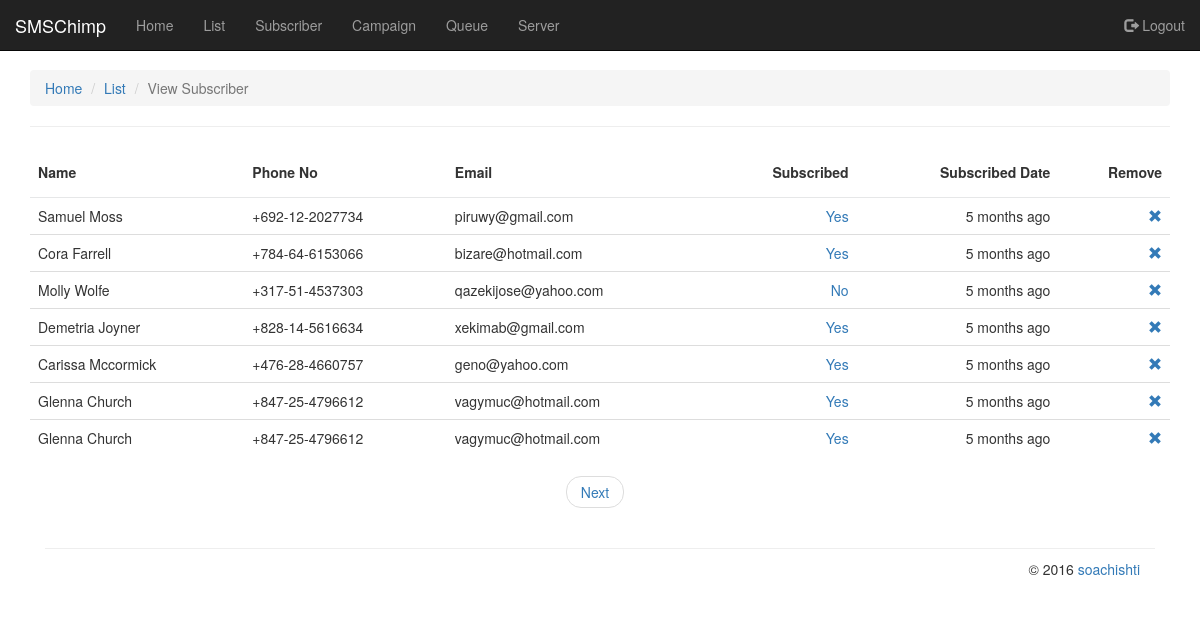
/viewsubscriber?id=21 (signed in), run on the app's committed database.
### tables this page shows
CREATE TABLE IF NOT EXISTS `listsubscriber` (
  `ls_id` int(11) NOT NULL AUTO_INCREMENT,
  `l_id` int(11) DEFAULT NULL,
  `name` varchar(45) DEFAULT NULL,
  `phone_no` varchar(45) DEFAULT NULL,
  `email` varchar(45) DEFAULT NULL,
  `other_attributes` text,
  `is_subscribe` enum('Yes','No','','') DEFAULT 'Yes',
  `datetime` datetime DEFAULT CURRENT_TIMESTAMP,
  PRIMARY KEY (`ls_id`),
  KEY `fk_list_idx` (`l_id`)
);

### PrettyDateTime.php (called while the page is built, shortened)
<?php
class PrettyDateTime
{
    private static function prettyFormat($difference, $unit)
    {
        $prepend = ($difference < 0) ? 'In ' : '';
        $append = ($difference > 0) ? ' ago' : '';
        $difference = floor(abs($difference));
        if ($difference > 1) {
            $unit = $unit . 's';
        }
        return sprintf('%s%d %s%s', $prepend, $difference, $unit, $append);
    }
    public static function parse(\DateTime $dateTime, \DateTime $reference = null)
    {
        if (!$reference) {
            $reference = new \DateTime(NULL, new \DateTimeZone($dateTime->getTimezone()->getName()));
        }
        $difference = $reference->format('U') - $dateTime->format('U');
        $absDiff = abs($difference);
        $date = $dateTime->format('Y/m/d');
        $yesterday = clone $reference;
        $yesterday->modify('- 1 day');
        $tomorrow = clone $reference;
        $tomorrow->modify('+ 1 day');
        if ($yesterday->format('Y/m/d') == $date) {
            return 'Yesterday';
        } else if ($tomorrow->format('Y/m/d') == $date) {
            return 'Tomorrow';
        } else if ($absDiff / self::DAY <= 7) {
            return self::prettyFormat($difference / self::DAY, 'day');
        } else if ($absDiff / self::WEEK <= 5) {
            return self::prettyFormat($difference / self::WEEK, 'week');
        } else if ($absDiff / self::MONTH < 12) {
            return self::prettyFormat($difference / self::MONTH, 'month');
        }
        return self::prettyFormat($difference / self::YEAR, 'year');
    }
}

### view/viewsubscriber.php (the view, shortened to what this page needs)
<ol class="breadcrumb">
  <li><a href="index">Home</a></li>
  <li><a href="list">List</a></li>
  <li class="active">View Subscriber</li>
</ol><hr />
<?php
$query = sprintf("SELECT COUNT(*) AS count FROM `listsubscriber` JOIN list USING (l_id) WHERE m_id='%d' AND l_id='%d'",
        $_SESSION['logged_user']['m_id'],
        $_GET['id']
    );
$totalData = $mysqli->query($query)->fetch_assoc()['count'];
$dataPerPage = 7;
$pagi = new Pagination($totalData, $dataPerPage, 'page');
$dataLimit = $pagi->getDataLimit();
$query = sprintf("SELECT ls.*, l.m_id FROM `listsubscriber` AS `ls` JOIN list AS `l` USING (l_id) WHERE m_id='%d' AND l_id='%d' LIMIT %d, %d",
        $_SESSION['logged_user']['m_id'],
        $_GET['id'],
        $dataLimit['start'],
        $dataLimit['end']);
if ($result = $mysqli->query($query)) {
    if ($result->num_rows == 0):
        info("No Record to show");
    else:
?>
<table class="table table-hover">
  <thead>
    <tr>
      <th>Name</th>
      <th>Phone No</th>
      <th>Email</th>
      <th class="align_right">Subscribed</th>
      <th class="align_right">Subscribed Date</th>
      <th class="align_right">Remove</th>
    </tr>
  </thead>
  <tbody>
<?php while ($row = $result->fetch_assoc()) : ?>
    <tr>
      <td><?php echo $row['name'] ?></td>
      <td><?php echo $row['phone_no'] ?></td>
      <td><?php echo $row['email'] ?></td>
      <td class="align_right"><a href="?id=<?php echo $_GET['id'] ?>&subscribe=<?php echo $row['ls_id']; ?>&is_subscribe=<?php echo ($row['is_subscribe'] == 'No') ? 'Yes' : 'No'; ?>"><?php echo $row['is_subscribe'] ?></a></td>
      <td  class="align_right"><?php echo PrettyDateTime::parse(new DateTime($row['datetime'])) ?></td>
      <td class="align_right"><a href="?id=<?php echo $_GET['id'] ?>&remove=<?php echo $row['ls_id']; ?>"><i class="glyphicon glyphicon-remove"></i></a></td>
    </tr>
<?php endwhile; ?>
      </tbody>
</table>
<?php endif; ?>
<?php } ?>

### css/style.css (style rules this page uses)
body { background-color: #f1f4f7; padding-top: 70px; }
.align_right { text-align:right; }

### css/styledashboard.css (style rules this page uses)
.table { background: #fff; }
.table>thead>tr>th { border-bottom: 1px solid #e6e7e8; vertical-align: middle; height: 50px; }

### data on the page
listsubscriber: name "Samuel Moss", phone_no "+692-12-2027734", email "piruwy@gmail.com", is_subscribe "Yes", datetime "5 months ago"
listsubscriber: name "Cora Farrell", phone_no "+784-64-6153066", email "bizare@hotmail.com", is_subscribe "Yes", datetime "5 months ago"
listsubscriber: name "Molly Wolfe", phone_no "+317-51-4537303", email "qazekijose@yahoo.com", is_subscribe "No", datetime "5 months ago"
listsubscriber: name "Demetria Joyner", phone_no "+828-14-5616634", email "xekimab@gmail.com", is_subscribe "Yes", datetime "5 months ago"
listsubscriber: name "Carissa Mccormick", phone_no "+476-28-4660757", email "geno@yahoo.com", is_subscribe "Yes", datetime "5 months ago"
listsubscriber: name "Glenna Church", phone_no "+847-25-4796612", email "vagymuc@hotmail.com", is_subscribe "Yes", datetime "5 months ago"
listsubscriber: name "Glenna Church", phone_no "+847-25-4796612", email "vagymuc@hotmail.com", is_subscribe "Yes", datetime "5 months ago"

### other printed values
$value "Home"
$value "List"
$value "Subscriber"
$value "Campaign"
$value "Queue"
$value "Server"
